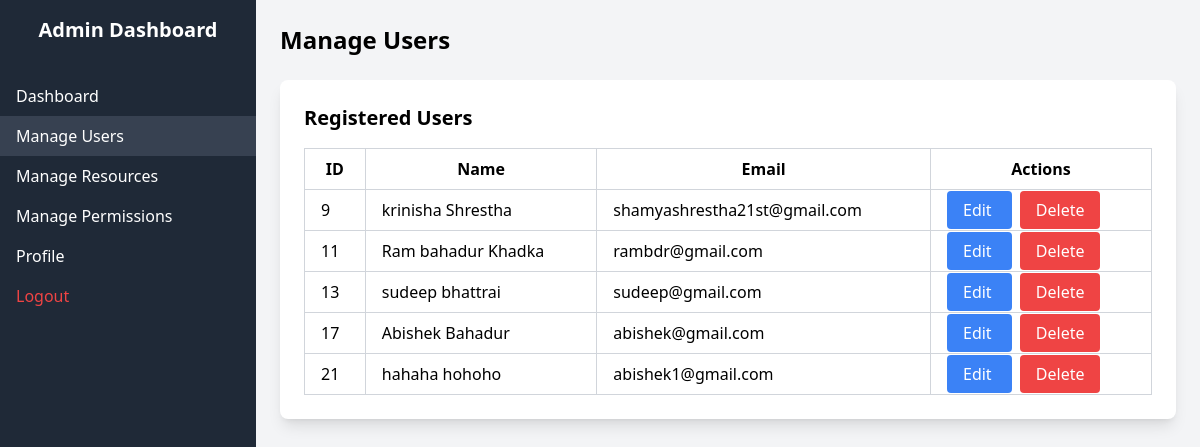
Page /pages/admin_users.php (signed in) on the committed database.
### tables this page shows
CREATE TABLE `register` (
  `id` int(11) NOT NULL,
  `first_name` varchar(255) NOT NULL,
  `last_name` varchar(255) NOT NULL,
  `email` varchar(255) NOT NULL,
  `password` varchar(255) NOT NULL,
  `created_at` timestamp NOT NULL DEFAULT current_timestamp(),
  `role` enum('user','admin') DEFAULT 'user'
);

### pages/admin_users.php (the view, shortened to what this page needs)
<?php
require '../db.php';
$sqlUsers = "SELECT * FROM register WHERE role = 'user'";
$userList = $conn->query($sqlUsers);
?>
<!DOCTYPE html>
<html lang="en">
<head>
    <script src="https://cdn.tailwindcss.com"></script>
</head>
<body class="bg-gray-100">
    <div class="flex">
        <div class="w-64 bg-gray-800 text-white h-screen">
            <div class="p-4 text-xl font-bold text-center">Admin Dashboard</div>
            <nav class="mt-4">
                <a href="admin_dashboard.php" class="block py-2 px-4 hover:bg-gray-700">Dashboard</a>
                <a href="admin_users.php" class="block py-2 px-4 bg-gray-700">Manage Users</a>
                <a href="admin_resources.php" class="block py-2 px-4 hover:bg-gray-700">Manage Resources</a>
                <a href="admin_permissions.php" class="block py-2 px-4 hover:bg-gray-700">Manage Permissions</a>
                <a href="admin_profile.php" class="block py-2 px-4 hover:bg-gray-700">Profile</a>
                <a href="../index.php" class="block py-2 px-4 text-red-500 hover:bg-gray-700">Logout</a>            </nav>
        </div>
        <div class="flex-1 p-6">
            <h1 class="text-2xl font-bold mb-6">Manage Users</h1>
            <div class="bg-white p-6 rounded-lg shadow-lg">
                <h2 class="text-xl font-bold mb-4">Registered Users</h2>
                <table class="table-auto w-full border-collapse border border-gray-300">
                    <thead>
                        <tr>
                            <th class="border border-gray-300 px-4 py-2">ID</th>
                            <th class="border border-gray-300 px-4 py-2">Name</th>
                            <th class="border border-gray-300 px-4 py-2">Email</th>
                            <th class="border border-gray-300 px-4 py-2">Actions</th>
                        </tr>
                    </thead>
                    <tbody>
                        <?php while ($user = $userList->fetch_assoc()): ?>
                            <tr>
                                <td class="border border-gray-300 px-4 py-2"><?php echo $user['id']; ?></td>
                                <td class="border border-gray-300 px-4 py-2"><?php echo htmlspecialchars($user['first_name'] . ' ' . $user['last_name']); ?></td>
                                <td class="border border-gray-300 px-4 py-2"><?php echo htmlspecialchars($user['email']); ?></td>
                                <td class="border border-gray-300 px-4 py-2">
                                    <a href="edit_user.php?user_id=<?php echo $user['id']; ?>"
                                       class="bg-blue-500 text-white px-4 py-2 rounded hover:bg-blue-600">
                                       Edit
                                    </a>
                                    <a href="admin_users.php?delete_id=<?php echo $user['id']; ?>"
                                       class="bg-red-500 text-white px-4 py-2 rounded hover:bg-red-600 ml-2">
                                       Delete
                                    </a>
                                </td>
                            </tr>
                        <?php endwhile; ?>
                    </tbody>
                </table>
            </div>
        </div>
    </div>
</body>
</html>

### rows in the picture
register: id "9", first_name+last_name "krinisha Shrestha", email "shamyashrestha21st@gmail.com"
register: id "11", first_name+last_name "Ram bahadur Khadka", email "rambdr@gmail.com"
register: id "13", first_name+last_name "sudeep bhattrai", email "sudeep@gmail.com"
register: id "17", first_name+last_name "Abishek Bahadur", email "abishek@gmail.com"
register: id "21", first_name+last_name "hahaha hohoho", email "abishek1@gmail.com"
